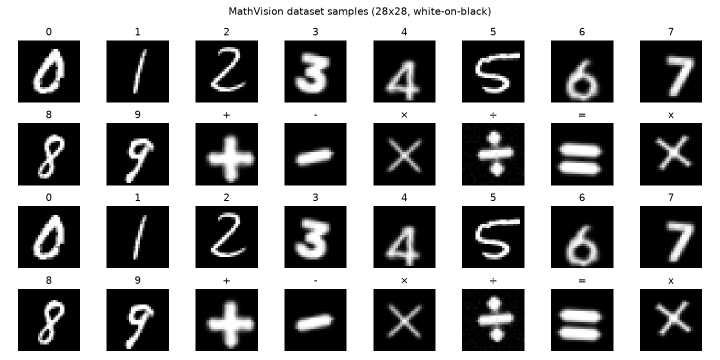
#> input picture assets/dataset_samples.png, 1440 x 720 px (shown at 1/2 size)
$ python -i augmentation.py   (imports and definitions only)
#> lines starting #> are read from the running program, lines starting #| are printed output that depends on the picture
#> further down, picture is the input picture: shape (720, 1440, 3); min 0, max 255, mean 148.4
"""Controlled augmentation that preserves math-symbol identity.

Allowed: small rotations, translations, scaling, stroke-thickness jitter,
minor elastic wobble, Gaussian noise. Forbidden: flips, large rotations,
shears that turn '=' into '11', etc.
"""

from __future__ import annotations

import cv2
import numpy as np


def _translate(img: np.ndarray, tx: float, ty: float) -> np.ndarray:
    m = np.float32([[1, 0, tx], [0, 1, ty]])
    return cv2.warpAffine(img, m, (img.shape[1], img.shape[0]),
                          flags=cv2.INTER_LINEAR, borderValue=0)


def _rotate(img: np.ndarray, angle: float) -> np.ndarray:
#> called with angle = 3.77
    h, w = img.shape[:2]
#> h = 720; w = 1440
    m = cv2.getRotationMatrix2D((w / 2, h / 2), angle, 1.0)
    return cv2.warpAffine(img, m, (w, h),
                          flags=cv2.INTER_LINEAR, borderValue=0)
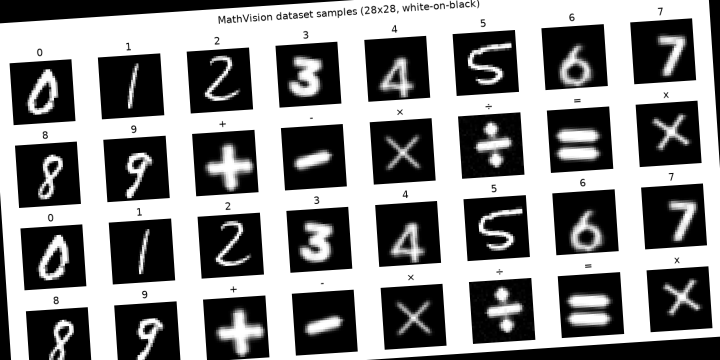
#> returned value: shape (720, 1440, 3) (shown at 1/2 size); min 0, max 255, mean 139.4
#> in _translate, `return cv2.warpAffine(img, m, (img.shape[1], img.shape[0]), flags=cv2...`:
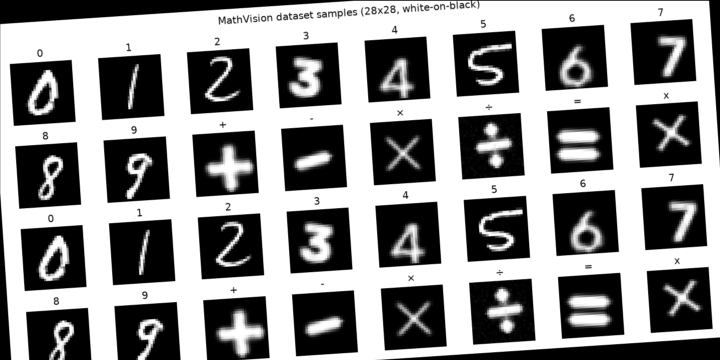
#> returned value: shape (720, 1440, 3) (shown at 1/2 size); min 0, max 255, mean 139.2


def _scale(img: np.ndarray, factor: float) -> np.ndarray:
#> called with factor = 0.948
    h, w = img.shape[:2]
#> h = 720; w = 1440
    nh, nw = max(1, int(h * factor)), max(1, int(w * factor))
#> nh = 682; nw = 1364
    resized = cv2.resize(img, (nw, nh), interpolation=cv2.INTER_LINEAR)
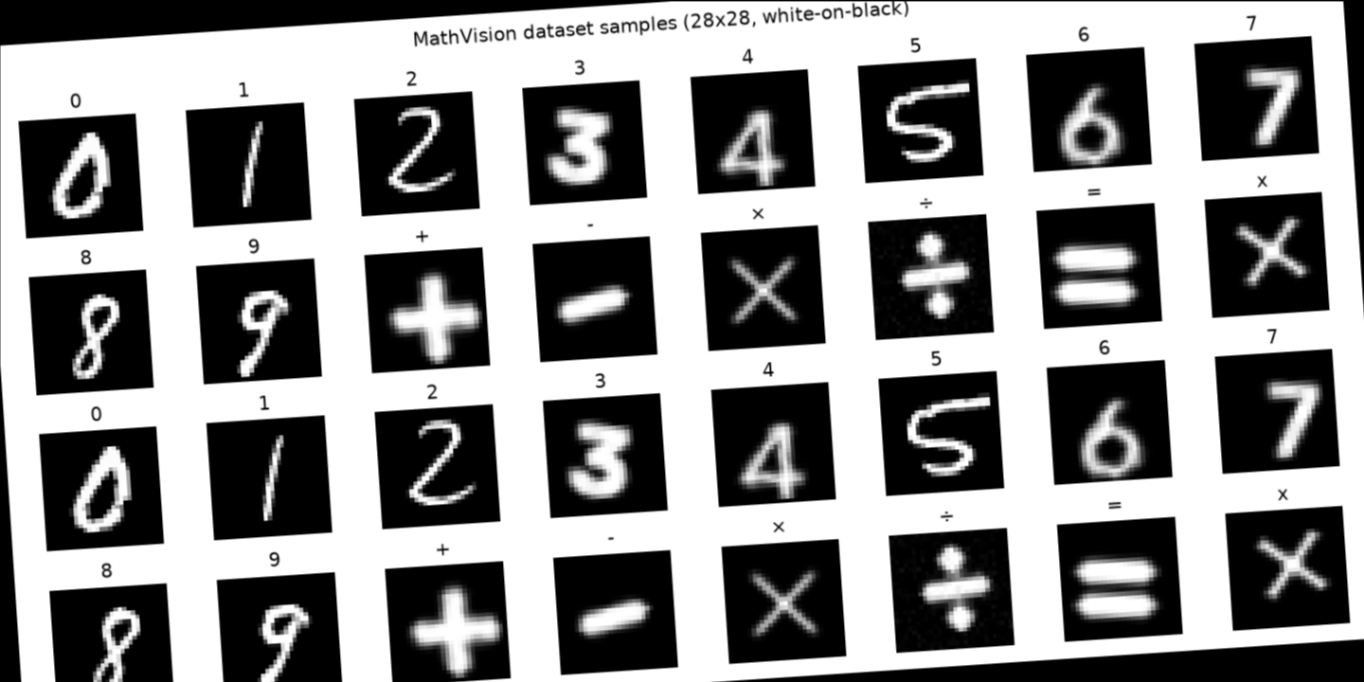
#> resized: shape (682, 1364, 3); min 0, max 255, mean 139.2
    canvas = np.zeros_like(img)
    y0 = max(0, (h - nh) // 2)
#> y0 = 19
    x0 = max(0, (w - nw) // 2)
#> x0 = 38
    y1, x1 = y0 + min(nh, h), x0 + min(nw, w)
#> y1 = 701; x1 = 1402
    canvas[y0:y1, x0:x1] = resized[: y1 - y0, : x1 - x0]
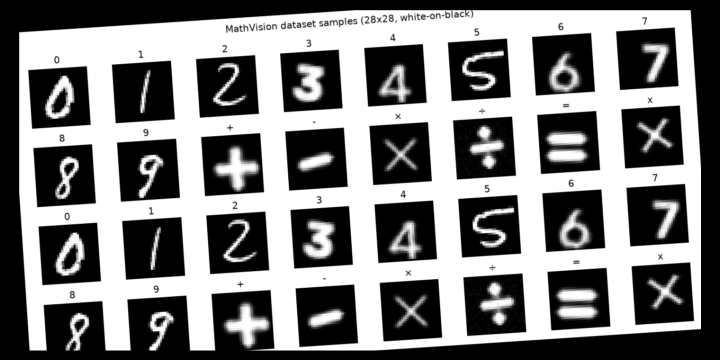
#> canvas: shape (720, 1440, 3) (shown at 1/2 size); min 0, max 255, mean 124.9
    return canvas


def elastic_wobble(img: np.ndarray, magnitude: float = 1.2,
                   rng: np.random.Generator | None = None) -> np.ndarray:
    """Tiny smooth displacement field (keeps symbol identity)."""
    rng = np.random.default_rng() if rng is None else rng
    h, w = img.shape[:2]
    dx = rng.normal(0, magnitude, (h, w)).astype(np.float32)
    dy = rng.normal(0, magnitude, (h, w)).astype(np.float32)
    dx = cv2.GaussianBlur(dx, (5, 5), 1.0)
    dy = cv2.GaussianBlur(dy, (5, 5), 1.0)
    xs, ys = np.meshgrid(np.arange(w, dtype=np.float32),
                         np.arange(h, dtype=np.float32))
    return cv2.remap(img, xs + dx, ys + dy,
                     interpolation=cv2.INTER_LINEAR, borderValue=0)


def augment_image(img: np.ndarray,
                  rng: np.random.Generator | None = None) -> np.ndarray:
    """Apply one random, identity-preserving augmentation pass.

    Expects uint8 28x28, black background (0) / white symbol (>0).
    Returns uint8 image of the same shape.
    """
    rng = np.random.default_rng() if rng is None else rng
    out = img.copy()

    # small rotation: +/- 8 degrees
    if rng.random() < 0.7:
        out = _rotate(out, float(rng.uniform(-8.0, 8.0)))
    # small translation: +/- 2 px
    if rng.random() < 0.7:
        out = _translate(out, float(rng.uniform(-2, 2)),
                         float(rng.uniform(-2, 2)))
    # scaling 0.9 - 1.1
    if rng.random() < 0.5:
        out = _scale(out, float(rng.uniform(0.9, 1.1)))
    # stroke thickness jitter (incl. hairline scans/renders: eroded variants
    # teach the CNN thin-stroke styles instead of only bold pen strokes)
    r = rng.random()
    if r < 0.2:
        k = int(rng.integers(2, 3))
        out = cv2.dilate(out, np.ones((k, k), np.uint8))
    elif r < 0.35:
        out = cv2.erode(out, np.ones((2, 2), np.uint8))
    elif r < 0.45:
        # hairline: two gentle erosions (topology-preserving, unlike 3x3)
        out = cv2.erode(out, np.ones((2, 2), np.uint8), iterations=2)
    # minor elastic distortion
    if rng.random() < 0.3:
        out = elastic_wobble(out, magnitude=float(rng.uniform(0.5, 1.2)), rng=rng)
    # slight brightness / noise
    if rng.random() < 0.3:
        noise = rng.normal(0, 6, out.shape).astype(np.float32)
        out = np.clip(out.astype(np.float32) + noise, 0, 255).astype(np.uint8)
    return out


def augment_batch(images: np.ndarray, n_views: int = 1,
                  seed: int | None = None) -> np.ndarray:
    """Return originals + `n_views` augmented copies stacked on axis 0."""
    rng = np.random.default_rng(seed)
    views = [images]
    for _ in range(n_views):
        aug = np.stack([augment_image(im, rng) for im in images])
        views.append(aug)
    return np.concatenate(views, axis=0)

>>> import cv2
>>> picture = cv2.imread('../assets/dataset_samples.png')
>>> result = augment_image(picture)
